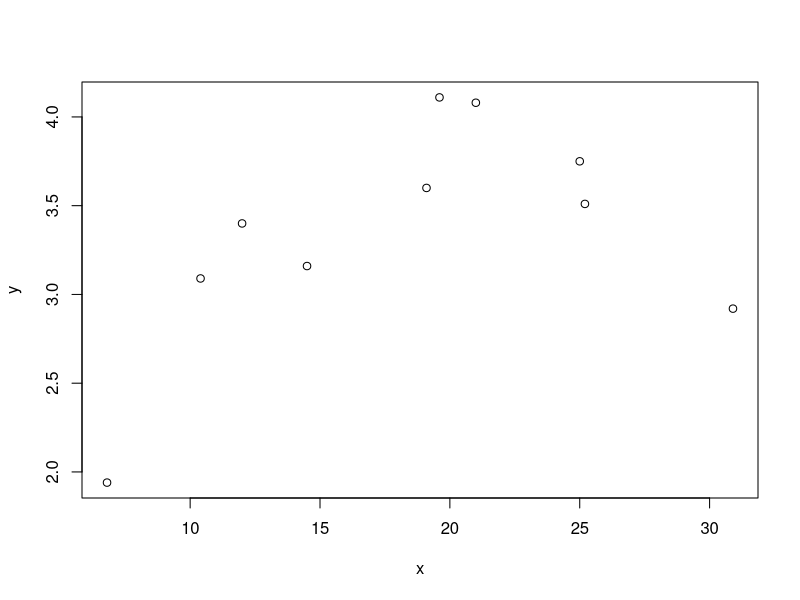

Reproduce this figure in R.
y <- c(4.08,3.40,3.51,3.09,2.92,1.94,4.11,3.16,3.75,3.60)
x <- c(21.0,12.0,25.2,10.4,30.9,6.8,19.6,14.5,25.0,19.1)
plot(x,y)
cat("The relationship appears to be curvilinear and a quadratic model will provide more accurate estimations and predictions")